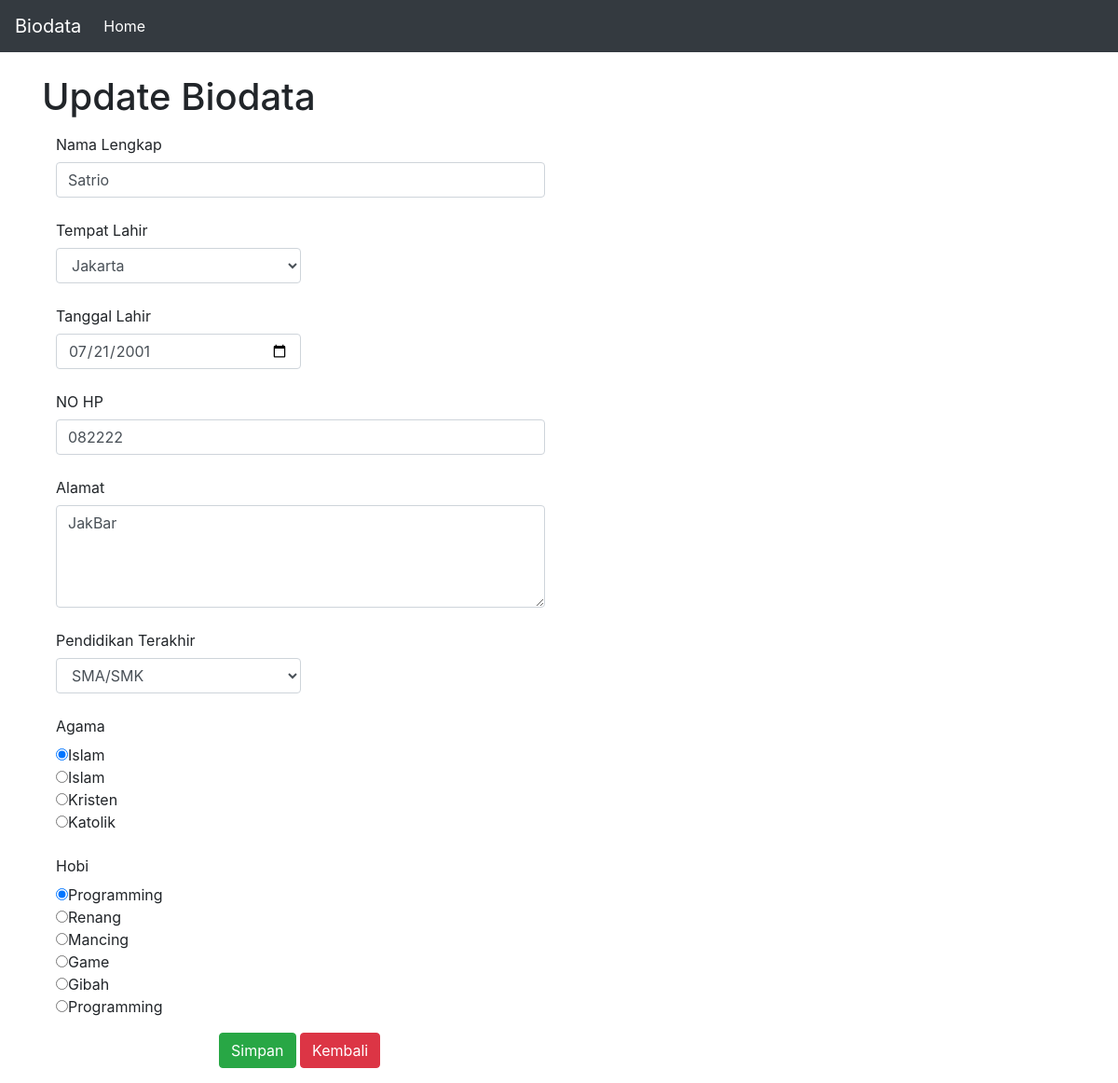
The page /biodata/index.php?aksi=edit&id_ubah=2 on the database its author committed.
### tables this page shows
CREATE TABLE `biodata` (
  `id` int(11) NOT NULL,
  `full_name` varchar(100) DEFAULT NULL,
  `date_of_birth` date DEFAULT NULL,
  `place_of_birth_id` int(11) DEFAULT NULL,
  `phone_number` varchar(20) DEFAULT NULL,
  `address` text,
  `last_education` enum('S2','S1','D4','D3','D2','D1','SMA/SMK','SMP') DEFAULT NULL,
  `religion` enum('Islam','Kristen','Katolik') DEFAULT NULL,
  `hobby` enum('Renang','Mancing','Game','Gibah','Programming') DEFAULT NULL
);

CREATE TABLE `cities` (
  `id` int(11) NOT NULL,
  `name` varchar(100) DEFAULT NULL
);

### biodata/home.php (the view, shortened to what this page needs)
<?php
	$aksi=isset($_GET['aksi']) ? $_GET['aksi'] : 'list';
	switch ($aksi) {
?>
<?php
		case 'edit':
			include 'koneksi.php';
			$tampil = $mysqli->query("SELECT biodata.id, biodata.full_name, cities.name, biodata.place_of_birth_id, biodata.date_of_birth, biodata.phone_number, biodata.address, biodata.last_education, biodata.religion, biodata.hobby FROM biodata INNER JOIN cities ON biodata.place_of_birth_id=cities.id where biodata.id='$_GET[id_ubah]'");
			$data=$tampil->fetch_assoc();
?>
			<h1>Update Biodata</h1>
			<form method="post" action="aksi_biodata.php?proses=ubah&id_ubah=<?php echo $data['id']?>">
				<label class="col-sm col-form-label">Nama Lengkap</label>
				<div class="form-group col-sm-6">
					<input type="text" class="form-control" placeholder="Nama Lengkap" name="full_name" value="<?php echo $data['full_name']?>">
				</div>
				<label class="col-sm-2 col-form-label">Tempat Lahir</label>
				<div class="form-group col-sm-6">
					<select class="form-control col-sm-6" name="place_of_birth_id">
						<option value="<?php echo $data['place_of_birth_id']?>"><?php echo $data['name']?></option>
					</select>
				</div>
				<label class="col-sm-2 col-form-label">Tanggal Lahir</label>
				<div class="form-group col-sm-6">
					<input type="date" class="form-control col-sm-6" placeholder="Tanggal Lahir" name="date_of_birth" value="<?php echo $data['date_of_birth']?>">
				</div>
				<label class="col-sm-2 col-form-label">NO HP</label>
				<div class="form-group col-sm-6">
					<input type="text" class="form-control" placeholder="NO HP" name="phone_number" value="<?php echo $data['phone_number']?>">
				</div>
				<label class="col-sm-2 col-form-label">Alamat</label>
				<div class="form-group col-sm-6">
					<textarea class="form-control" name="address" cols="25" rows="4"><?php echo $data['address']?></textarea>
				</div>
				<label class="col-sm-2 col-form-label">Pendidikan Terakhir</label>
				<div class="form-group col-sm-6">
					<select class="form-control col-sm-6" name="last_education">
						<option value="<?php echo $data['last_education']?>" checked><?php echo $data['last_education']?></option>
					</select>
				</div>
				<label class="col-sm-2 col-form-label">Agama</label>
				<div class="form-group col-sm-6">
					<input type="radio" name="religion" value="<?php echo $data['religion']?>" checked><?php echo $data['religion']?><br>
					<input type="radio" name="religion" value="Islam">Islam<br>
					<input type="radio" name="religion" value="Kristen">Kristen<br>
					<input type="radio" name="religion" value="Katolik">Katolik<br>
				</div>
				<label class="col-sm-2 col-form-label">Hobi</label>
				<div class="form-group col-sm-6">
					<input type="radio" name="hobby" value="<?php echo $data['hobby']?>" checked><?php echo $data['hobby']?><br>
					<input type="radio" name="hobby" value="Renang">Renang<br>
					<input type="radio" name="hobby" value="Mancing">Mancing<br>
					<input type="radio" name="hobby" value="Game">Game<br>
					<input type="radio" name="hobby" value="Gibah">Gibah<br>
					<input type="radio" name="hobby" value="Programming">Programming<br>
				</div>
				<div class="form-group row">
					<div class="col-sm-2"></div>
					<div class="col-sm-5">
						<input class="btn btn-success" type="submit" name="submit" value="Simpan">
						<a class="btn btn-danger" role="button" href="index.php?p=home">Kembali</a>
					</div>
				</div>
			</form>
<?php
		break;
	}
?>

### biodata/css/starter-template.css (style rules this page uses)
body { padding-top: 5rem; }

### rows shown on the page
biodata: full_name "Satrio", place_of_birth_id "Jakarta", date_of_birth "07/21/2001", phone_number "082222", address "JakBar", last_education "SMA/SMK", religion "Islam", hobby "Programming"
